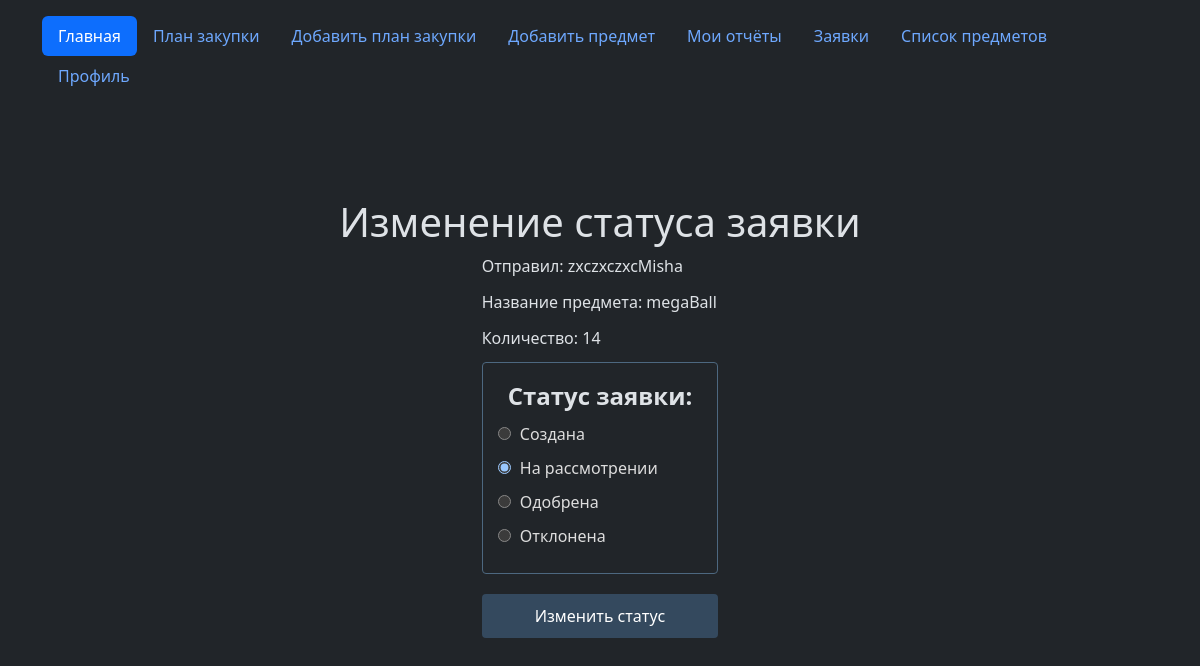
The page /admin_requests/6/edit_request (signed in) on the database its author committed.
### tables this page shows
CREATE TABLE wanted (
id INTEGER PRIMARY KEY AUTOINCREMENT,
user_id INTEGER NOT NULL,
username text NOT NULL,
item_name text NOT NULL,
quantity text NOT NULL,
status text NOT NULL
);

### flsite.py (the view, shortened to what this page needs)
@app.route("/admin_requests/<int:id_request>/edit_request", methods=["POST", "GET"])
@login_required
def edit_request_status(id_request):
    check_role()
    if now_role == 0:
        flash("У вас нет прав доступа к этой функции.")
        return redirect("/index")
    item_info = dbase.get_wanted_item_info(id_request)
    print(*item_info)
    request_username = item_info[1]
    item_name = item_info[2]
    item_quantity = item_info[3]
    print(request.method)
    return render_template("edit_status.html", title="Изменение статуса заявки", item_name=item_name, item_quantity=item_quantity, request_username=request_username, role=now_role, id_request=id_request)

### FDataBase.py (called while the page is built)
    def get_email(self, user_id):
        try:
            self.__cur.execute(f"SELECT email FROM users WHERE id = {user_id} LIMIT 1")
            res = self.__cur.fetchone()[0]
            if res:
                return res
        except sqlite3.Error as e:
            print("Ошибка получения имени пользователя из БД " + str(e))
        return (False, False)

    def get_wanted_item_info(self, item_id):
        try:
            self.__cur.execute(f"SELECT id, username, item_name, quantity, status FROM wanted WHERE id = '{item_id}' LIMIT 1")
            res = self.__cur.fetchone()
            if res: return res
        except sqlite3.Error as e:
            print("Ошибка получения информации о заявке из БД " + str(e))
        return []

    def getUser(self, user_id):
        try:
            self.__cur.execute(f"SELECT * FROM users WHERE id = '{user_id}' LIMIT 1")
            res = self.__cur.fetchone()
            if not res:
                print("Пользователь не найден")
                return False
            return res
        except sqlite3.Error as e:
            print("Ошибка получения данных из БД " + str(e))
        return False

### UserLogin.py (called while the page is built)
    def fromDB(self, user_id, db):
        self.__user = db.getUser(user_id)
        return self

    def get_id(self):
        return str(self.__user['id'])

### flsite.py (called while the page is built)
@login_manager.user_loader
def load_user(user_id):
    return UserLogin().fromDB(user_id, dbase)

def connect_db():
    conn = sqlite3.connect(app.config['DATABASE'])
    conn.row_factory = sqlite3.Row
    return conn

def get_db():
    if not hasattr(g, "link_db"):
        g.link_db = connect_db()
    return g.link_db

@app.before_request
def before_request():
    global dbase
    db = get_db()
    dbase = FDataBase(db)

def check_role():
    global now_role, EMAIL
    now_email = dbase.get_email(current_user.get_id())
    if now_email == EMAIL:
        now_role =  1
    else:
        now_role = 0

### templates/edit_status.html (shortened to what this page needs)
{% extends "base.html" %}
{% block body %}
    <h1>{{ title }}</h1>
    <div class="containerrr">
        <form action="/admin_requests/{{ id_request }}/edit_request" method="POST" class="form-contact">
            <p>Отправил: {{ request_username }}</p>
            <p>Название предмета: {{ item_name }}</p>
            <p>Количество: {{ item_quantity }}</p>
            <fieldset >
              <legend>Статус заявки:</legend>
              <div>
                <input type="radio" id="create" name="status" value="Создана" />
                <label for="create">Создана</label>
              </div>
                <div>
                <input type="radio" id="view" name="status" value="На рассмотрении" checked />
                <label for="view">На рассмотрении</label>
              </div>
              <div>
                <input type="radio" id="access" name="status" value="Одобрена" />
                <label for="access">Одобрена</label>
              </div>
                <div>
                <input type="radio" id="block" name="status" value="Отклонена" />
                <label for="block">Отклонена</label>
              </div>
            </fieldset>
            <p><input type="submit" value="Изменить статус" />
        </form>
    </div>
{% endblock %}

### static/css/style.css (style rules this page uses)
body { font-family: sans-serif; background-color: #1e1e1e; display: flex; flex-direction: column; align-items: center; justify-content: center; min-height: 100vh; margin: 0; color: #fff; }
h1 { text-align: center; margin-bottom: 30px; color: #fff; }
.form-contact p { margin-bottom: 12px; }
.form-contact label { display: block; margin-bottom: 3px; font-weight: bold; color: #ddd; }
.form-contact input[type="submit"] { background-color: #005bff; color: white; padding: 10px 15px; border: none; border-radius: 4px; cursor: pointer; width: 100%; transition: background-color 0.3s ease; }
.form-contact label { display: block; margin-bottom: 5px; font-weight: bold; }
.form-contact fieldset { border: 1px solid #4d6880; border-radius: 4px; margin-bottom: 20px; padding: 15px; }
.form-contact fieldset legend { font-weight: bold; padding: 0 10px; }
.form-contact fieldset div { margin-bottom: 5px; }
.form-contact fieldset div label { display: inline-block; font-weight: normal; }
.form-contact input[type="radio"] { margin-right: 5px; }
.form-contact input[type="submit"] { background-color: #34495e; color: #fff; border: none; padding: 10px 15px; border-radius: 4px; cursor: pointer; transition: background-color 0.3s ease; font-size: 16px; }

### rows shown on the page
wanted: username "zxczxczxcMisha", item_name "megaBall", quantity "14"

### other values the page prints
{{ title }} "Изменение статуса заявки"
